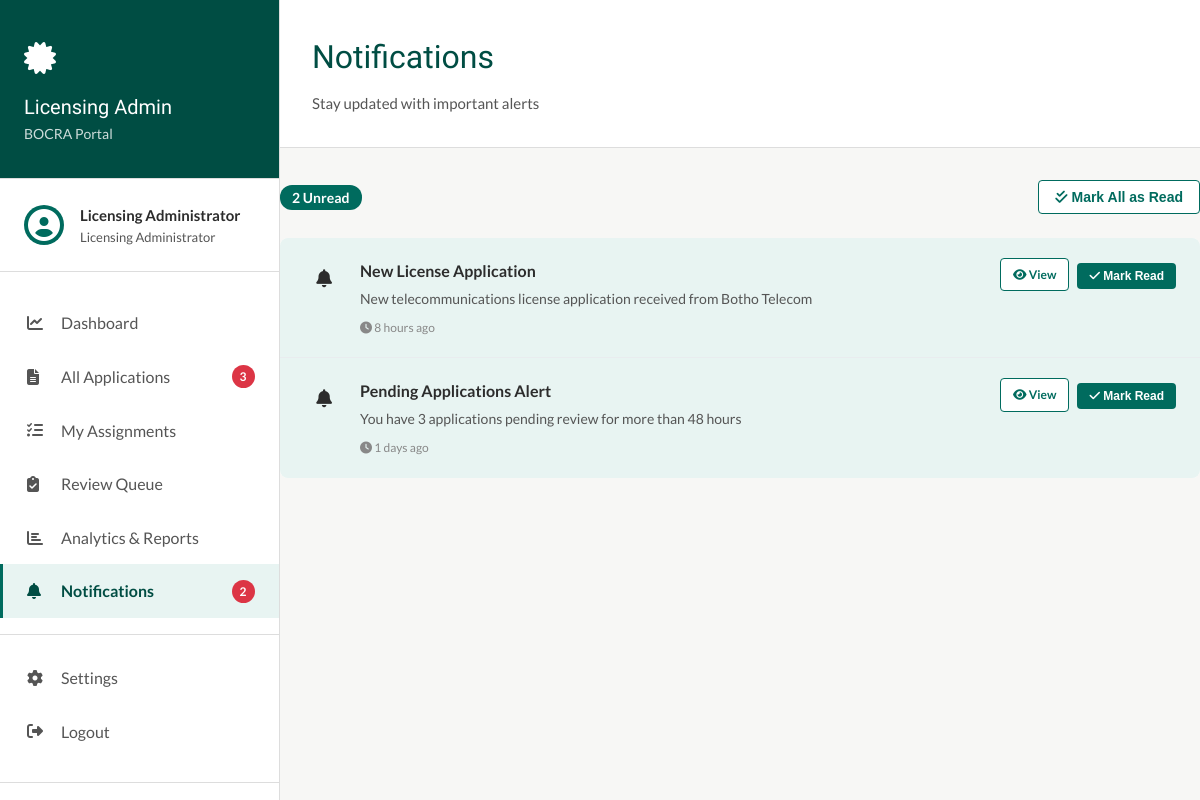
/licensing-admin/notifications.php (signed in), run on the app's committed database.
### tables this page shows
CREATE TABLE notifications (
    id INT AUTO_INCREMENT PRIMARY KEY,
    user_id INT,
    recipient_email VARCHAR(255),
    type ENUM('license_update', 'complaint_update', 'cyber_update', 'system_alert', 'assignment') NOT NULL,
    title VARCHAR(255) NOT NULL,
    message TEXT NOT NULL,
    link VARCHAR(500),
    is_read BOOLEAN DEFAULT FALSE,
    created_at TIMESTAMP DEFAULT CURRENT_TIMESTAMP,
    FOREIGN KEY (user_id) REFERENCES users(id) ON DELETE CASCADE,
    INDEX idx_user (user_id),
    INDEX idx_is_read (is_read),
    INDEX idx_created (created_at)
);

### backend/config.php (called while the page is built, shortened)
<?php
function getDB() {
    static $pdo = null;
    if ($pdo === null) {
        try {
            $pdo = new PDO(
                "mysql:host=" . DB_HOST . ";dbname=" . DB_NAME . ";charset=utf8mb4",
                DB_USER,
                DB_PASS,
                [
                    PDO::ATTR_ERRMODE => PDO::ERRMODE_EXCEPTION,
                    PDO::ATTR_DEFAULT_FETCH_MODE => PDO::FETCH_ASSOC,
                    PDO::ATTR_EMULATE_PREPARES => false
                ]
            );
        } catch (PDOException $e) {
            die("Database connection failed: " . $e->getMessage());
        }
    }
    return $pdo;
}
function dbQuery($sql, $params = []) {
    $pdo = getDB();
    $stmt = $pdo->prepare($sql);
    $stmt->execute($params);
    return $stmt->fetchAll();
}

### licensing-admin/notifications.php (the view, shortened to what this page needs)
<?php
require_once __DIR__ . '/../backend/config.php';
$user_id = $_SESSION['user_id'];
$sql = "SELECT * FROM notifications WHERE user_id = ? ORDER BY created_at DESC LIMIT 50";
$notifications = dbQuery($sql, [$user_id]);
$sql = "SELECT COUNT(*) as count FROM notifications WHERE user_id = ? AND is_read = FALSE";
$result = dbQuery($sql, [$user_id]);
$unread_count = $result[0]['count'];
?>
<!DOCTYPE html>
<html lang="en">
<head>
    <link rel="stylesheet" href="https://cdnjs.cloudflare.com/ajax/libs/font-awesome/6.4.0/css/all.min.css">
    <link rel="stylesheet" href="<?php echo BASE_URL; ?>/assets/portal-styles.css">
</head>
<body>
    <?php include 'sidebar.php'; ?>
    <div class="main-content">
        <div class="content-header">
            <div>
                <h1>Notifications</h1>
                <p>Stay updated with important alerts</p>
            </div>
        </div>
        <div class="notifications-header">
            <div>
                <?php if ($unread_count > 0): ?>
                    <span class="unread-badge"><?php echo $unread_count; ?> Unread</span>
                <?php else: ?>
                    <span style="color: #888; font-size: 0.875rem;">All caught up!</span>
                <?php endif; ?>
            </div>
            <?php if ($unread_count > 0): ?>
                <form method="POST" style="display: inline;">
                    <button type="submit" class="mark-all-btn">
                        <i class="fas fa-check-double"></i> Mark All as Read
                    </button>
                </form>
            <?php endif; ?>
        </div>
        <div class="notifications-list">
            <?php if (empty($notifications)): ?>
                <div class="empty-notifications">
                    <i class="fas fa-bell-slash"></i>
                    <h3>No Notifications</h3>
                    <p>You don't have any notifications yet.</p>
                </div>
            <?php else: ?>
                <?php foreach ($notifications as $notif):
                    $time_ago = '';
                    $diff = time() - strtotime($notif['created_at']);
                    if ($diff < 60) {
                        $time_ago = 'Just now';
                    } elseif ($diff < 3600) {
                        $time_ago = floor($diff / 60) . ' minutes ago';
                    } elseif ($diff < 86400) {
                        $time_ago = floor($diff / 3600) . ' hours ago';
                    } else {
                        $time_ago = floor($diff / 86400) . ' days ago';
                    }
                ?>
                    <div class="notification-item <?php echo !$notif['is_read'] ? 'unread' : ''; ?>">
                        <div class="notification-icon <?php echo $notif['type']; ?>">
                            <?php
                            $icon = 'fa-bell';
                            ?>
                            <i class="fas <?php echo $icon; ?>"></i>
                        </div>
                        <div class="notification-content">
                            <div class="notification-title"><?php echo htmlspecialchars($notif['title']); ?></div>
                            <div class="notification-message"><?php echo htmlspecialchars($notif['message']); ?></div>
                            <div class="notification-time">
                                <i class="fas fa-clock"></i> <?php echo $time_ago; ?>
                            </div>
                        </div>
                        <div class="notification-actions">
                            <?php if (!empty($notif['link'])): ?>
                                <a href="<?php echo htmlspecialchars($notif['link']); ?>" class="view-link">
                                    <i class="fas fa-eye"></i> View
                                </a>
                            <?php endif; ?>
                            <?php if (!$notif['is_read']): ?>
                                <form method="POST" style="display: inline;">
                                    <button type="submit" class="mark-read-btn">
                                        <i class="fas fa-check"></i> Mark Read
                                    </button>
                                </form>
                            <?php endif; ?>
                        </div>
                    </div>
                <?php endforeach; ?>
            <?php endif; ?>
        </div>
    </div>
</body>
</html>

### assets/portal-styles.css (style rules this page uses)
:root { --teal: #006B5E; --teal-dark: #004D43; --teal-light: #E8F4F2; --gold: #C9A227; --charcoal: #2C2C2C; --mid: #555555; --light: #888888; --border: #DDDDDD; --bg: #F7F7F5; --white: #FFFFFF; --danger: #DC3545; --success: #28A745; --warning: #FFC107; --info: #17A2B8; }
* { margin: 0; padding: 0; box-sizing: border-box; }
body { font-family: 'Lato', sans-serif; color: var(--charcoal); line-height: 1.6; background: var(--bg); }
h1, h2, h3, h4, h5, h6 { font-family: 'Forum', serif; font-weight: 400; color: var(--teal-dark); }
.main-content { flex: 1; margin-left: 280px; background: var(--bg); }
body { display: flex; margin: 0; padding: 0; }
.content-header { background: var(--white); padding: 2rem; border-bottom: 1px solid var(--border); margin-bottom: 2rem; }
.content-header h1 { font-size: 2rem; margin-bottom: 0.5rem; }
.content-header p { color: var(--mid); font-size: 0.9375rem; }

### licensing-admin/notifications.php (style rules this page uses)
.notifications-header { display: flex; justify-content: space-between; align-items: center; margin-bottom: 1.5rem; }
.mark-all-btn { padding: 0.5rem 1rem; background: white; color: #006B5E; border: 1px solid #006B5E; border-radius: 4px; font-size: 0.875rem; font-weight: 600; cursor: pointer; }
.notifications-list { background: white; border-radius: 8px; overflow: hidden; }
.notification-item { padding: 1.25rem 1.5rem; border-bottom: 1px solid #e9ecef; display: flex; gap: 1rem; align-items: flex-start; transition: background 0.2s; }
.notification-item:last-child { border-bottom: none; }
.notification-item.unread { background: #E8F4F2; }
.notification-icon { width: 40px; height: 40px; border-radius: 50%; display: flex; align-items: center; justify-content: center; flex-shrink: 0; font-size: 1.125rem; }
.notification-content { flex: 1; }
.notification-title { font-weight: 700; color: #2C2C2C; margin-bottom: 0.25rem; }
.notification-message { font-size: 0.875rem; color: #555; margin-bottom: 0.5rem; }
.notification-time { font-size: 0.75rem; color: #888; }
.notification-actions { display: flex; gap: 0.5rem; align-items: center; }
.mark-read-btn { padding: 0.375rem 0.75rem; background: #006B5E; color: white; border: none; border-radius: 4px; font-size: 0.75rem; font-weight: 600; cursor: pointer; }
.view-link { padding: 0.375rem 0.75rem; background: white; color: #006B5E; border: 1px solid #006B5E; border-radius: 4px; font-size: 0.75rem; font-weight: 600; text-decoration: none; display: inline-block; }
.unread-badge { background: #006B5E; color: white; padding: 0.25rem 0.75rem; border-radius: 12px; font-size: 0.875rem; font-weight: 700; }

### data on the page
notifications: title "New License Application", message "New telecommunications license application received from Botho Telecom", created_at "8 hours ago"
notifications: title "Pending Applications Alert", message "You have 3 applications pending review for more than 48 hours", created_at "1 days ago"

### other printed values
$_SESSION['name'] "Licensing Administrator"
$pending "3"
$unread "2"
$unread_count "2"
